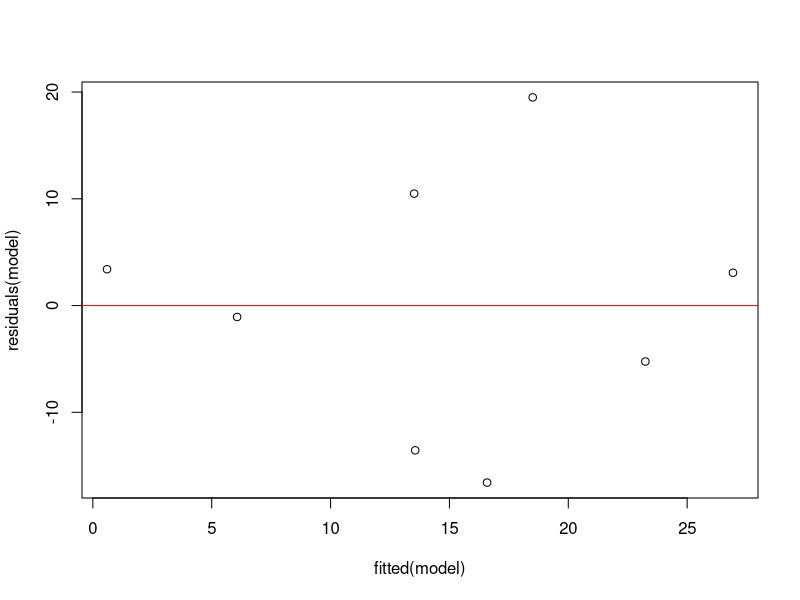

Source code (R):
# R Fundamental and Statistical Analysis for Beginners
# Lab 11: Descriptive Statistics, Correlation and Regression
# Version v15.0 · 20 August 2026

read_input <- function() {
  if (requireNamespace("readxl", quietly = TRUE)) {
    readxl::read_excel("lab-workbook.xlsx", sheet = "Input_Data")
  } else {
    read.csv("input-data.csv", stringsAsFactors = FALSE)
  }
}

d <- read_input()
stopifnot(nrow(d) > 0)
summary_out <- data.frame(n=nrow(d),mean_height=mean(d$height),sd_height=sd(d$height),mean_weight=mean(d$weight))
r <- cor(d$height,d$weight,use="complete.obs"); model <- lm(outcome~height+weight,d); diagnostics <- data.frame(correlation=r,r_squared=summary(model)$r.squared,mse=mean(residuals(model)^2))
write.csv(summary_out,"summary_output.csv",row.names=FALSE); write.csv(diagnostics,"analysis_output.csv",row.names=FALSE)
png("diagnostic.png"); plot(fitted(model),residuals(model)); abline(h=0,col="red"); dev.off()
cat("LAB VERIFIED: outputs created and checks passed\n")
